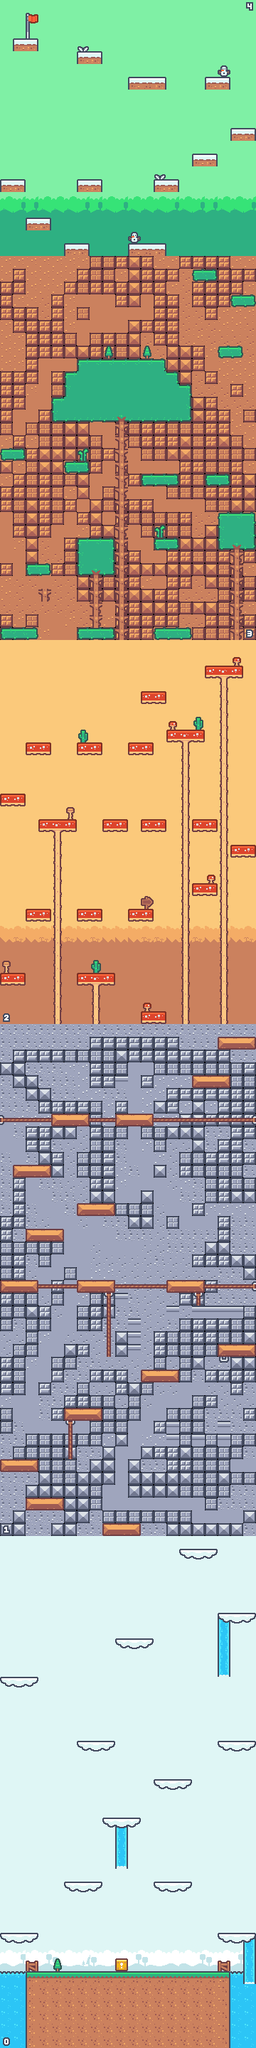

The image is a tile-based game level rendered from a .tmx file. Its description and source (layers, tilesets, objects; grid data summarised) follow:
An orthogonal 20x160 tile map with 18x18 px tiles, 4 tile layers (Background, Decor, Platforms, Levels), 4 tilesets and 12 objects (12x coin).

<map version="1.10" tiledversion="1.10.2" orientation="orthogonal" renderorder="right-down" width="20" height="160" tilewidth="18" tileheight="18" infinite="0" nextlayerid="6" nextobjectid="15">
 <editorsettings>
  <export target="hops_tiledmap.tmj" format="json" />
 </editorsettings>
 <tileset firstgid="1" name="generalBackground" tilewidth="18" tileheight="18" tilecount="40" columns="10">
  <image source="tilemap_backgrounds_packed.png" width="192" height="72" />
 </tileset>
 <tileset firstgid="41" name="Ground-n-Platforms" tilewidth="18" tileheight="18" tilecount="180" columns="20">
  <image source="tilemap_packed.png" width="360" height="162" />
  <tile id="0">
   <properties>
    <property name="collide" type="bool" value="true" />
   </properties>
  </tile>
  <tile id="1">
   <properties>
    <property name="collide" type="bool" value="true" />
   </properties>
  </tile>
  <tile id="2">
   <properties>
    <property name="collide" type="bool" value="true" />
   </properties>
  </tile>
  <tile id="3">
   <properties>
    <property name="collide" type="bool" value="true" />
   </properties>
  </tile>
  <tile id="4">
   <properties>
    <property name="collide" type="bool" value="true" />
   </properties>
  </tile>
  <tile id="5">
   <properties>
    <property name="collide" type="bool" value="true" />
   </properties>
  </tile>
  <tile id="12">
   <properties>
    <property name="collide" type="bool" value="true" />
   </properties>
  </tile>
  <tile id="13">
   <properties>
    <property name="collide" type="bool" value="true" />
   </properties>
  </tile>
  <tile id="14">
   <properties>
    <property name="collide" type="bool" value="true" />
   </properties>
  </tile>
  <tile id="15">
   <properties>
    <property name="collide" type="bool" value="true" />
   </properties>
  </tile>
  <tile id="16">
   <properties>
    <property name="collide" type="bool" value="true" />
   </properties>
  </tile>
  <tile id="17">
   <properties>
    <property name="collide" type="bool" value="true" />
   </properties>
  </tile>
  <tile id="18">
   <properties>
    <property name="collide" type="bool" value="true" />
   </properties>
  </tile>
  <tile id="19">
   <properties>
    <property name="collide" type="bool" value="true" />
   </properties>
  </tile>
  <tile id="20">
   <properties>
    <property name="collide" type="bool" value="true" />
   </properties>
  </tile>
  <tile id="21">
   <properties>
    <property name="collide" type="bool" value="true" />
   </properties>
  </tile>
  <tile id="22">
   <properties>
    <property name="collide" type="bool" value="true" />
   </properties>
  </tile>
  <tile id="23">
   <properties>
    <property name="collide" type="bool" value="true" />
   </properties>
  </tile>
  <tile id="24">
   <properties>
    <property name="collide" type="bool" value="true" />
   </properties>
  </tile>
  <tile id="25">
   <properties>
    <property name="collide" type="bool" value="true" />
   </properties>
  </tile>
  <tile id="36">
   <properties>
    <property name="collide" type="bool" value="true" />
   </properties>
  </tile>
  <tile id="37">
   <properties>
    <property name="collide" type="bool" value="true" />
   </properties>
  </tile>
  <tile id="38">
   <properties>
    <property name="collide" type="bool" value="true" />
   </properties>
  </tile>
  <tile id="39">
   <properties>
    <property name="collide" type="bool" value="true" />
   </properties>
  </tile>
  <tile id="40">
   <properties>
    <property name="collide" type="bool" value="true" />
   </properties>
  </tile>
  <tile id="41">
   <properties>
    <property name="collide" type="bool" value="true" />
   </properties>
  </tile>
  <tile id="42">
   <properties>
    <property name="collide" type="bool" value="true" />
   </properties>
  </tile>
  <tile id="43">
   <properties>
    <property name="collide" type="bool" value="true" />
   </properties>
  </tile>
  <tile id="47">
   <properties>
    <property name="collide" type="bool" value="true" />
   </properties>
  </tile>
  <tile id="48">
   <properties>
    <property name="collide" type="bool" value="true" />
   </properties>
  </tile>
  <tile id="49">
   <properties>
    <property name="collide" type="bool" value="true" />
   </properties>
  </tile>
  <tile id="50">
   <properties>
    <property name="collide" type="bool" value="true" />
   </properties>
  </tile>
  <tile id="56">
   <properties>
    <property name="collide" type="bool" value="true" />
   </properties>
  </tile>
  <tile id="57">
   <properties>
    <property name="collide" type="bool" value="true" />
   </properties>
  </tile>
  <tile id="58">
   <properties>
    <property name="collide" type="bool" value="true" />
   </properties>
  </tile>
  <tile id="59">
   <properties>
    <property name="collide" type="bool" value="true" />
   </properties>
  </tile>
  <tile id="60">
   <properties>
    <property name="collide" type="bool" value="true" />
   </properties>
  </tile>
  <tile id="61">
   <properties>
    <property name="collide" type="bool" value="true" />
   </properties>
  </tile>
  <tile id="62">
   <properties>
    <property name="collide" type="bool" value="true" />
   </properties>
  </tile>
  <tile id="63">
   <properties>
    <property name="collide" type="bool" value="true" />
   </properties>
  </tile>
  <tile id="76">
   <properties>
    <property name="collide" type="bool" value="true" />
   </properties>
  </tile>
  <tile id="77">
   <properties>
    <property name="collide" type="bool" value="true" />
   </properties>
  </tile>
  <tile id="78">
   <properties>
    <property name="collide" type="bool" value="true" />
   </properties>
  </tile>
  <tile id="79">
   <properties>
    <property name="collide" type="bool" value="true" />
   </properties>
  </tile>
  <tile id="80">
   <properties>
    <property name="collide" type="bool" value="true" />
   </properties>
  </tile>
  <tile id="81">
   <properties>
    <property name="collide" type="bool" value="true" />
   </properties>
  </tile>
  <tile id="82">
   <properties>
    <property name="collide" type="bool" value="true" />
   </properties>
  </tile>
  <tile id="83">
   <properties>
    <property name="collide" type="bool" value="true" />
   </properties>
  </tile>
  <tile id="100">
   <properties>
    <property name="collide" type="bool" value="true" />
   </properties>
  </tile>
  <tile id="101">
   <properties>
    <property name="collide" type="bool" value="true" />
   </properties>
  </tile>
  <tile id="102">
   <properties>
    <property name="collide" type="bool" value="true" />
   </properties>
  </tile>
  <tile id="103">
   <properties>
    <property name="collide" type="bool" value="true" />
   </properties>
  </tile>
  <tile id="120">
   <properties>
    <property name="collide" type="bool" value="true" />
   </properties>
  </tile>
  <tile id="121">
   <properties>
    <property name="collide" type="bool" value="true" />
   </properties>
  </tile>
  <tile id="122">
   <properties>
    <property name="collide" type="bool" value="true" />
   </properties>
  </tile>
  <tile id="123">
   <properties>
    <property name="collide" type="bool" value="true" />
   </properties>
  </tile>
  <tile id="140">
   <properties>
    <property name="collide" type="bool" value="true" />
   </properties>
  </tile>
  <tile id="141">
   <properties>
    <property name="collide" type="bool" value="true" />
   </properties>
  </tile>
  <tile id="142">
   <properties>
    <property name="collide" type="bool" value="true" />
   </properties>
  </tile>
  <tile id="143">
   <properties>
    <property name="collide" type="bool" value="true" />
   </properties>
  </tile>
  <tile id="153">
   <properties>
    <property name="collide" type="bool" value="true" />
   </properties>
  </tile>
  <tile id="154">
   <properties>
    <property name="collide" type="bool" value="true" />
   </properties>
  </tile>
  <tile id="155">
   <properties>
    <property name="collide" type="bool" value="true" />
   </properties>
  </tile>
  <tile id="156">
   <properties>
    <property name="collide" type="bool" value="true" />
   </properties>
  </tile>
 </tileset>
 <tileset firstgid="221" name="rockBackground" tilewidth="18" tileheight="18" tilecount="81" columns="9">
  <image source="tilemap_rock_packed.png" width="162" height="162" />
 </tileset>
 <tileset firstgid="302" name="stoneBackground" tilewidth="18" tileheight="18" tilecount="81" columns="9">
  <image source="tilemap_stone_packed.png" width="162" height="162" />
 </tileset>
 <layer id="1" name="Background" width="20" height="160" locked="1">
  <data>[3200 cells, 3200 non-empty, 40 distinct tile ids]</data>
 </layer>
 <layer id="2" name="Decor" width="20" height="160" locked="1">
  <data>[3200 cells, 210 non-empty, 31 distinct tile ids]</data>
 </layer>
 <layer id="3" name="Platforms" width="20" height="160" locked="1">
  <data>[3200 cells, 324 non-empty, 30 distinct tile ids]</data>
 </layer>
 <layer id="5" name="Levels" width="20" height="160" locked="1">
  <data>[3200 cells, 5 non-empty, 5 distinct tile ids]</data>
 </layer>
 <objectgroup id="4" name="Objects" locked="1">
  <object id="1" name="coin" gid="192" x="180" y="2700" width="18" height="18" />
  <object id="2" name="coin" gid="192" x="180" y="2430" width="18" height="18" />
  <object id="3" name="coin" gid="192" x="324" y="2268" width="18" height="18" />
  <object id="4" name="coin" gid="192" x="108" y="1980" width="18" height="18" />
  <object id="5" name="coin" gid="192" x="234" y="1692" width="18" height="18" />
  <object id="6" name="coin" gid="192" x="216" y="1422" width="18" height="18" />
  <object id="7" name="coin" gid="192" x="144" y="1152" width="18" height="18" />
  <object id="8" name="coin" gid="192" x="162" y="450" width="18" height="18" />
  <object id="9" name="coin" gid="192" x="180" y="720" width="18" height="18" />
  <object id="10" name="coin" gid="192" x="144" y="324" width="18" height="18" />
  <object id="11" name="coin" gid="192" x="18" y="54" width="18" height="18" />
  <object id="12" name="coin" gid="192" x="198" y="108" width="18" height="18" />
 </objectgroup>
</map>
